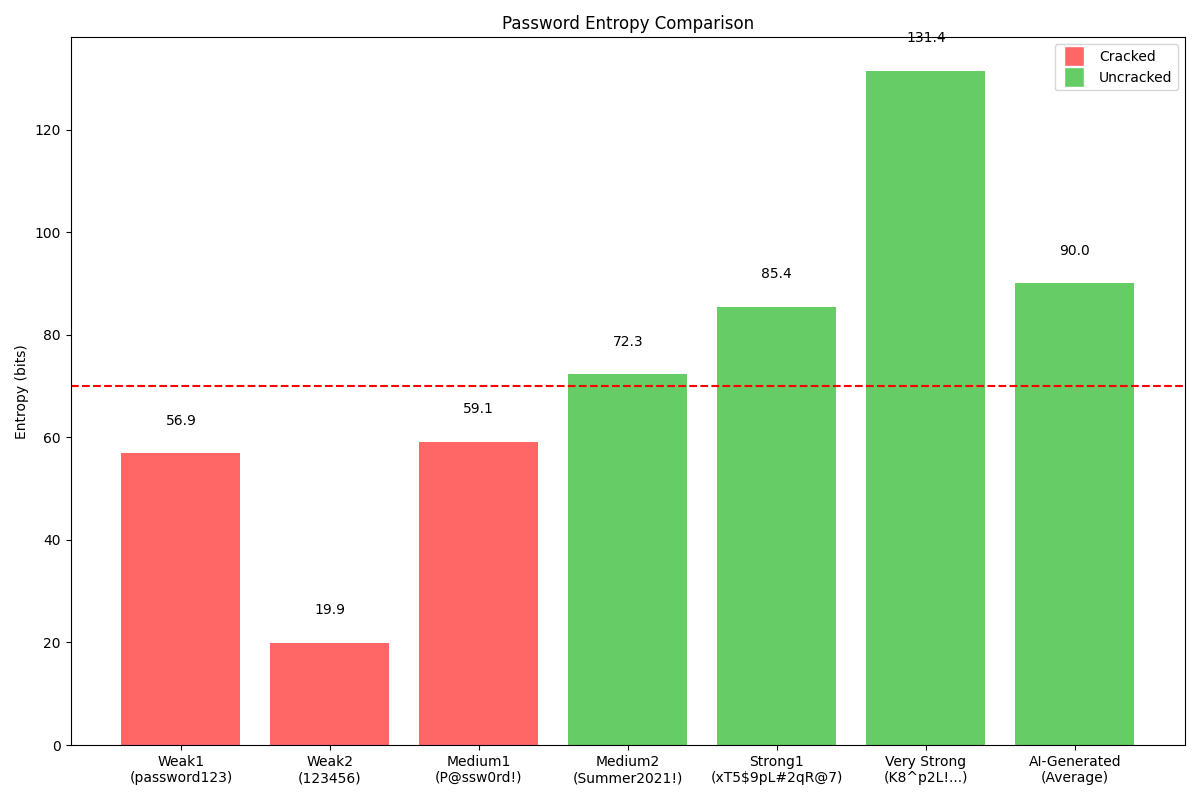

Generate this figure with Python:
import matplotlib.pyplot as plt
import numpy as np

# Password categories and their entropy values from your results
categories = ['Weak1\n(password123)', 'Weak2\n(123456)', 'Medium1\n(P@ssw0rd!)', 
              'Medium2\n(Summer2021!)', 'Strong1\n(xT5$9pL#2qR@7)', 
              'Very Strong\n(K8^p2L!...)', 'AI-Generated\n(Average)']

# Entropy values (bits) - estimate the average AI-generated based on your data
entropy_values = [56.9, 19.9, 59.1, 72.3, 85.4, 131.4, 90.0]  # Replace 90.0 with actual average

# Status (cracked or not)
cracked_status = [True, True, True, False, False, False, False]

# Create custom colors based on cracked status
colors = ['#FF6666' if status else '#66CC66' for status in cracked_status]

# Create the bar chart
fig, ax = plt.subplots(figsize=(12, 8))
bars = ax.bar(categories, entropy_values, color=colors)

# Add value labels above bars
for bar, value in zip(bars, entropy_values):
    height = bar.get_height()
    ax.text(bar.get_x() + bar.get_width()/2., height + 5,
            f'{value:.1f}', ha='center', va='bottom')

# Add a horizontal line for recommended minimum entropy (about 70 bits)
ax.axhline(y=70, color='r', linestyle='--', label='Recommended Minimum (70 bits)')

# Customize the chart
ax.set_ylabel('Entropy (bits)')
ax.set_title('Password Entropy Comparison')
ax.legend()

# Add cracked/uncracked indicator
from matplotlib.lines import Line2D
legend_elements = [
    Line2D([0], [0], marker='s', color='w', markerfacecolor='#FF6666', markersize=15, label='Cracked'),
    Line2D([0], [0], marker='s', color='w', markerfacecolor='#66CC66', markersize=15, label='Uncracked')
]
ax.legend(handles=legend_elements, loc='upper right')

plt.tight_layout()
plt.savefig('password_entropy.png')
plt.show()